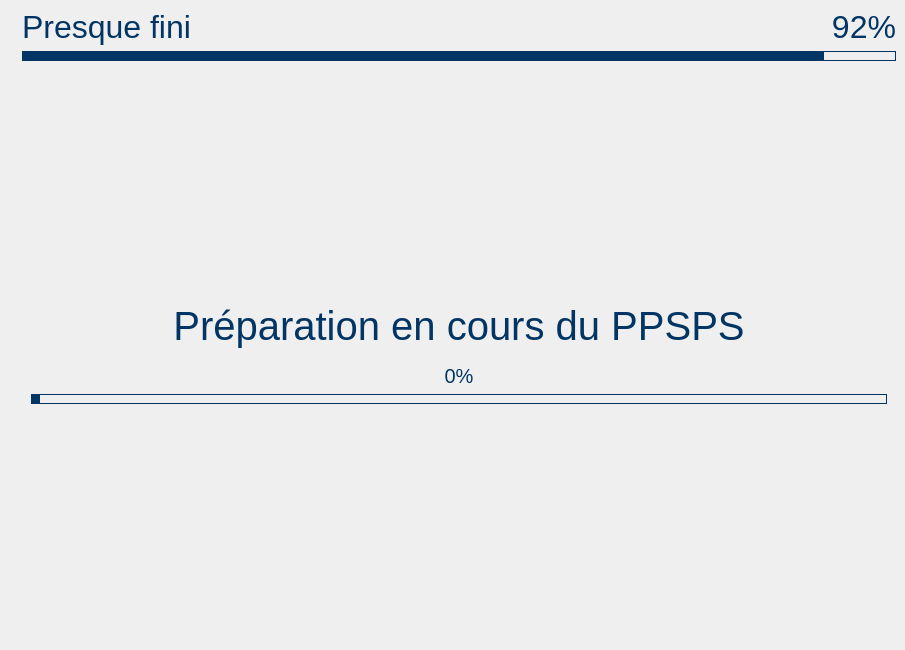
<?xml version="1.0" encoding="UTF-8"?>
<ui version="4.0">
 <class>Dialog</class>
 <widget class="QDialog" name="Dialog">
  <property name="geometry">
   <rect>
    <x>0</x>
    <y>0</y>
    <width>905</width>
    <height>650</height>
   </rect>
  </property>
  <property name="minimumSize">
   <size>
    <width>800</width>
    <height>480</height>
   </size>
  </property>
  <property name="windowTitle">
   <string>Dialog</string>
  </property>
  <layout class="QGridLayout" name="gridLayout">
   <property name="leftMargin">
    <number>0</number>
   </property>
   <property name="topMargin">
    <number>0</number>
   </property>
   <property name="rightMargin">
    <number>0</number>
   </property>
   <property name="bottomMargin">
    <number>0</number>
   </property>
   <item row="0" column="0">
    <layout class="QHBoxLayout" name="horizontalLayout">
     <item>
      <widget class="QLabel" name="label">
       <property name="maximumSize">
        <size>
         <width>500</width>
         <height>16777215</height>
        </size>
       </property>
       <property name="text">
        <string/>
       </property>
       <property name="pixmap">
        <pixmap>:/img_back/back.png</pixmap>
       </property>
       <property name="scaledContents">
        <bool>true</bool>
       </property>
      </widget>
     </item>
     <item>
      <widget class="QWidget" name="widget" native="true">
       <layout class="QVBoxLayout" name="verticalLayout">
        <property name="leftMargin">
         <number>0</number>
        </property>
        <property name="topMargin">
         <number>0</number>
        </property>
        <property name="rightMargin">
         <number>0</number>
        </property>
        <property name="bottomMargin">
         <number>10</number>
        </property>
        <item>
         <widget class="QWidget" name="w_top" native="true">
          <property name="minimumSize">
           <size>
            <width>0</width>
            <height>70</height>
           </size>
          </property>
          <property name="maximumSize">
           <size>
            <width>16777215</width>
            <height>70</height>
           </size>
          </property>
          <layout class="QGridLayout" name="gridLayout_2">
           <item row="0" column="1">
            <widget class="QLabel" name="label_3">
             <property name="font">
              <font>
               <pointsize>24</pointsize>
              </font>
             </property>
             <property name="styleSheet">
              <string notr="true">color:#023564;</string>
             </property>
             <property name="text">
              <string>92%</string>
             </property>
             <property name="alignment">
              <set>Qt::AlignRight|Qt::AlignTrailing|Qt::AlignVCenter</set>
             </property>
            </widget>
           </item>
           <item row="0" column="0">
            <widget class="QLabel" name="label_5">
             <property name="font">
              <font>
               <pointsize>24</pointsize>
              </font>
             </property>
             <property name="styleSheet">
              <string notr="true">color:#023564;</string>
             </property>
             <property name="text">
              <string>Presque fini</string>
             </property>
            </widget>
           </item>
           <item row="1" column="0" colspan="2">
            <widget class="QWidget" name="widget_2" native="true">
             <property name="minimumSize">
              <size>
               <width>0</width>
               <height>10</height>
              </size>
             </property>
             <property name="maximumSize">
              <size>
               <width>16777215</width>
               <height>10</height>
              </size>
             </property>
             <property name="styleSheet">
              <string notr="true">border: 1 solid #023564;</string>
             </property>
             <layout class="QHBoxLayout" name="horizontalLayout_2">
              <property name="spacing">
               <number>0</number>
              </property>
              <property name="sizeConstraint">
               <enum>QLayout::SetDefaultConstraint</enum>
              </property>
              <property name="leftMargin">
               <number>0</number>
              </property>
              <property name="topMargin">
               <number>0</number>
              </property>
              <property name="rightMargin">
               <number>0</number>
              </property>
              <property name="bottomMargin">
               <number>0</number>
              </property>
              <item>
               <widget class="QWidget" name="widget_5" native="true">
                <property name="sizePolicy">
                 <sizepolicy hsizetype="Preferred" vsizetype="Preferred">
                  <horstretch>11</horstretch>
                  <verstretch>0</verstretch>
                 </sizepolicy>
                </property>
                <property name="styleSheet">
                 <string notr="true">background-color:rgb(2, 53, 100);
width: 50%;</string>
                </property>
               </widget>
              </item>
              <item>
               <widget class="QWidget" name="widget_4" native="true">
                <property name="sizePolicy">
                 <sizepolicy hsizetype="Preferred" vsizetype="Preferred">
                  <horstretch>1</horstretch>
                  <verstretch>0</verstretch>
                 </sizepolicy>
                </property>
                <property name="minimumSize">
                 <size>
                  <width>0</width>
                  <height>10</height>
                 </size>
                </property>
                <property name="maximumSize">
                 <size>
                  <width>16777215</width>
                  <height>10</height>
                 </size>
                </property>
                <property name="styleSheet">
                 <string notr="true"/>
                </property>
               </widget>
              </item>
             </layout>
            </widget>
           </item>
          </layout>
         </widget>
        </item>
        <item>
         <widget class="QScrollArea" name="pnls_1">
          <property name="styleSheet">
           <string notr="true">QTextEdit
{
background:#e3e3e3;
border: 0;
border-radius: 10px;
color:#ababab;
font: 19pt &quot;Arial&quot;;
padding-left:5px;
}

QTextEdit:focus
{
color:#ff9801;
background:#f2f2f2;
border: 1px Solid #ff9801;
font: 19pt &quot;Arial&quot;;
}

QLabel
{
	color : red;
	font: 12pt &quot;Arial&quot;;

}</string>
          </property>
          <property name="frameShape">
           <enum>QFrame::NoFrame</enum>
          </property>
          <property name="frameShadow">
           <enum>QFrame::Sunken</enum>
          </property>
          <property name="lineWidth">
           <number>0</number>
          </property>
          <property name="verticalScrollBarPolicy">
           <enum>Qt::ScrollBarAsNeeded</enum>
          </property>
          <property name="widgetResizable">
           <bool>true</bool>
          </property>
          <widget class="QWidget" name="pnl_main_2">
           <property name="geometry">
            <rect>
             <x>0</x>
             <y>0</y>
             <width>892</width>
             <height>562</height>
            </rect>
           </property>
           <layout class="QGridLayout" name="gridLayout_3">
            <property name="verticalSpacing">
             <number>6</number>
            </property>
            <item row="3" column="0">
             <spacer name="verticalSpacer">
              <property name="orientation">
               <enum>Qt::Vertical</enum>
              </property>
              <property name="sizeHint" stdset="0">
               <size>
                <width>20</width>
                <height>40</height>
               </size>
              </property>
             </spacer>
            </item>
            <item row="0" column="0">
             <spacer name="verticalSpacer_2">
              <property name="orientation">
               <enum>Qt::Vertical</enum>
              </property>
              <property name="sizeHint" stdset="0">
               <size>
                <width>20</width>
                <height>40</height>
               </size>
              </property>
             </spacer>
            </item>
            <item row="1" column="0">
             <widget class="QLabel" name="label_2">
              <property name="maximumSize">
               <size>
                <width>16777215</width>
                <height>50</height>
               </size>
              </property>
              <property name="font">
               <font>
                <family>Arial</family>
                <pointsize>-1</pointsize>
                <weight>50</weight>
                <italic>false</italic>
                <bold>false</bold>
               </font>
              </property>
              <property name="styleSheet">
               <string notr="true">font-size: 40px;
color:rgb(2, 53, 100)</string>
              </property>
              <property name="text">
               <string>Préparation en cours du PPSPS</string>
              </property>
              <property name="alignment">
               <set>Qt::AlignCenter</set>
              </property>
             </widget>
            </item>
            <item row="2" column="0">
             <widget class="QWidget" name="widget_3" native="true">
              <layout class="QVBoxLayout" name="verticalLayout_2">
               <item>
                <widget class="QLabel" name="lbl_progress">
                 <property name="font">
                  <font>
                   <family>Arial</family>
                   <pointsize>-1</pointsize>
                   <weight>50</weight>
                   <italic>false</italic>
                   <bold>false</bold>
                  </font>
                 </property>
                 <property name="styleSheet">
                  <string notr="true">color:#023564;
font-size: 20px;</string>
                 </property>
                 <property name="text">
                  <string>0%</string>
                 </property>
                 <property name="alignment">
                  <set>Qt::AlignCenter</set>
                 </property>
                </widget>
               </item>
               <item>
                <widget class="QWidget" name="widget_6" native="true">
                 <property name="minimumSize">
                  <size>
                   <width>0</width>
                   <height>10</height>
                  </size>
                 </property>
                 <property name="maximumSize">
                  <size>
                   <width>16777215</width>
                   <height>10</height>
                  </size>
                 </property>
                 <property name="styleSheet">
                  <string notr="true">border: 1 solid #023564;</string>
                 </property>
                 <layout class="QHBoxLayout" name="horizontalLayout_3">
                  <property name="spacing">
                   <number>0</number>
                  </property>
                  <property name="sizeConstraint">
                   <enum>QLayout::SetDefaultConstraint</enum>
                  </property>
                  <property name="leftMargin">
                   <number>0</number>
                  </property>
                  <property name="topMargin">
                   <number>0</number>
                  </property>
                  <property name="rightMargin">
                   <number>0</number>
                  </property>
                  <property name="bottomMargin">
                   <number>0</number>
                  </property>
                  <item>
                   <widget class="QWidget" name="w_done" native="true">
                    <property name="sizePolicy">
                     <sizepolicy hsizetype="Preferred" vsizetype="Preferred">
                      <horstretch>1</horstretch>
                      <verstretch>0</verstretch>
                     </sizepolicy>
                    </property>
                    <property name="styleSheet">
                     <string notr="true">background-color:rgb(2, 53, 100);
width: 50%;</string>
                    </property>
                   </widget>
                  </item>
                  <item>
                   <widget class="QWidget" name="w_wait" native="true">
                    <property name="sizePolicy">
                     <sizepolicy hsizetype="Preferred" vsizetype="Preferred">
                      <horstretch>100</horstretch>
                      <verstretch>0</verstretch>
                     </sizepolicy>
                    </property>
                    <property name="minimumSize">
                     <size>
                      <width>0</width>
                      <height>10</height>
                     </size>
                    </property>
                    <property name="maximumSize">
                     <size>
                      <width>16777215</width>
                      <height>10</height>
                     </size>
                    </property>
                    <property name="styleSheet">
                     <string notr="true"/>
                    </property>
                   </widget>
                  </item>
                 </layout>
                </widget>
               </item>
              </layout>
             </widget>
            </item>
           </layout>
          </widget>
         </widget>
        </item>
       </layout>
      </widget>
     </item>
    </layout>
   </item>
  </layout>
 </widget>
 <resources>
  <include location="test.qrc"/>
  <include location="C:/Program Files (x86)/Qt Designer/test.qrc"/>
 </resources>
 <connections/>
</ui>
